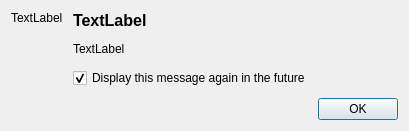
<?xml version="1.0" encoding="UTF-8"?>
<ui version="4.0">
 <class>nag_message_dialog</class>
 <widget class="QDialog" name="nag_message_dialog">
  <property name="geometry">
   <rect>
    <x>0</x>
    <y>0</y>
    <width>409</width>
    <height>131</height>
   </rect>
  </property>
  <property name="sizePolicy">
   <sizepolicy hsizetype="Minimum" vsizetype="Minimum">
    <horstretch>0</horstretch>
    <verstretch>0</verstretch>
   </sizepolicy>
  </property>
  <property name="windowTitle">
   <string>K-3D</string>
  </property>
  <layout class="QGridLayout" name="gridLayout">
   <property name="spacing">
    <number>10</number>
   </property>
   <item row="0" column="1">
    <widget class="QLabel" name="message">
     <property name="sizePolicy">
      <sizepolicy hsizetype="MinimumExpanding" vsizetype="Minimum">
       <horstretch>0</horstretch>
       <verstretch>0</verstretch>
      </sizepolicy>
     </property>
     <property name="font">
      <font>
       <pointsize>12</pointsize>
       <weight>75</weight>
       <bold>true</bold>
      </font>
     </property>
     <property name="text">
      <string>TextLabel</string>
     </property>
     <property name="wordWrap">
      <bool>false</bool>
     </property>
    </widget>
   </item>
   <item row="1" column="1">
    <widget class="QLabel" name="secondaryMessage">
     <property name="sizePolicy">
      <sizepolicy hsizetype="MinimumExpanding" vsizetype="Minimum">
       <horstretch>0</horstretch>
       <verstretch>0</verstretch>
      </sizepolicy>
     </property>
     <property name="text">
      <string>TextLabel</string>
     </property>
     <property name="wordWrap">
      <bool>true</bool>
     </property>
    </widget>
   </item>
   <item row="2" column="1">
    <widget class="QCheckBox" name="showMessage">
     <property name="text">
      <string>Display this message again in the future</string>
     </property>
     <property name="checked">
      <bool>true</bool>
     </property>
    </widget>
   </item>
   <item row="3" column="1">
    <widget class="QDialogButtonBox" name="buttonBox">
     <property name="orientation">
      <enum>Qt::Horizontal</enum>
     </property>
     <property name="standardButtons">
      <set>QDialogButtonBox::Ok</set>
     </property>
    </widget>
   </item>
   <item row="0" column="0" rowspan="2">
    <widget class="QLabel" name="icon">
     <property name="text">
      <string>TextLabel</string>
     </property>
     <property name="alignment">
      <set>Qt::AlignLeading|Qt::AlignLeft|Qt::AlignTop</set>
     </property>
    </widget>
   </item>
  </layout>
 </widget>
 <resources/>
 <connections>
  <connection>
   <sender>buttonBox</sender>
   <signal>accepted()</signal>
   <receiver>nag_message_dialog</receiver>
   <slot>accept()</slot>
   <hints>
    <hint type="sourcelabel">
     <x>248</x>
     <y>254</y>
    </hint>
    <hint type="destinationlabel">
     <x>157</x>
     <y>274</y>
    </hint>
   </hints>
  </connection>
  <connection>
   <sender>buttonBox</sender>
   <signal>rejected()</signal>
   <receiver>nag_message_dialog</receiver>
   <slot>reject()</slot>
   <hints>
    <hint type="sourcelabel">
     <x>316</x>
     <y>260</y>
    </hint>
    <hint type="destinationlabel">
     <x>286</x>
     <y>274</y>
    </hint>
   </hints>
  </connection>
 </connections>
</ui>
